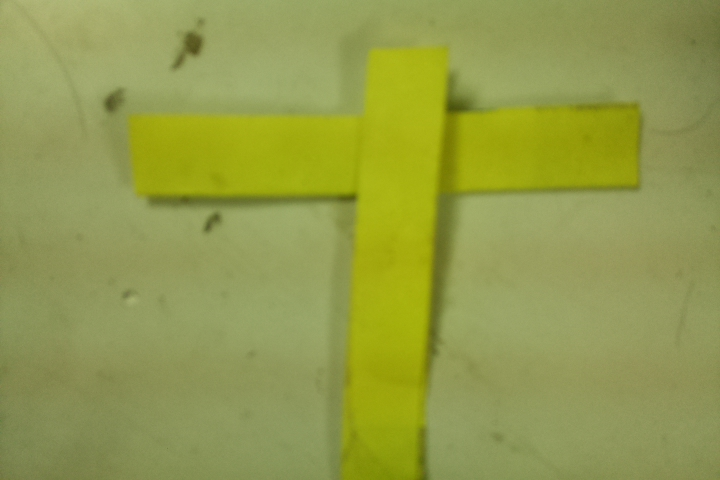
#> input picture ITSP/pythonCode/path1.jpg, 720 x 480 px
$ python ip.py   (older library calls are emulated)
#> lines starting #> are read from the running program, lines starting #| are printed output that depends on the picture; after the words box and inside, x2 and y2 are one past the last pixel; in counts of white or black regions, pixels touching at a corner belong together
import cv2
import numpy as np

def fn():
    print("Not executed")

#if __name__ == "__main__":
def getRegion(img):
#    img = cv2.imread('path1.jpg',1)
#    cv2.imshow('im color', img)
#    cv2.waitKey(2000)
    hsv = cv2.cvtColor(img, cv2.COLOR_BGR2HSV)

    h, s, v = cv2.split(hsv)
#    print("vmin:", np.amin(v), "vmax", np.amax(v))

    lower_color = np.array([0, 90, 30])
    upper_color = np.array([20, 255, 255])

    lower_color1 = np.array([155,90, 30])
    upper_color1 = np.array([180, 255, 255])
    mask1 = cv2.inRange(hsv, lower_color, upper_color)
    mask2 = cv2.inRange(hsv, lower_color1, upper_color1)
    mask = cv2.bitwise_or(mask1, mask2)
#    cv2.imshow('hhhhhhh', s)
    return(mask)

def applyMorpho(img, mode, l, rev = False):
    """Mode is 0 to get vertical 1 to get horiontal and 2 for both"""
    x = y = l #width of the path
    if mode == 0:
        x = 3
    elif mode == 1:
        y = 3
    else:
        pass
    kernel = np.ones((y,x), np.uint8)
    if (not rev):
        erosion = cv2.erode(img, kernel, iterations = 1)
        dilation = cv2.dilate(erosion, kernel, iterations = 1)
#        cv2.imshow('dilation', dilation)
        return dilation
    if rev:
        dilation = cv2.dilate(img, kernel, iterations = 1)
        erosion = cv2.erode(dilation, kernel, iterations = 1)
#        cv2.imshow('erosion', erosion)
        return erosion
#    return erosion

def contourDetect(img):
    size = 480, 720
    im = np.zeros(size, dtype = np.uint8)
    _, contours, hierarchy = cv2.findContours(img, mode=cv2.RETR_LIST, method=cv2.CHAIN_APPROX_SIMPLE)
    cv2.drawContours(im, contours, -1, (255, 255, 255),1)
#    cv2.imshow("imageCont", im)
    return contours

def rectDetect(contours):
    rectList = []
    size = 480, 720
    im = np.zeros(size, dtype = np.uint8)
    for cont in contours:
        rect = cv2.minAreaRect(cont)
        rectList.append(rect)
    for rec in rectList:
#        box = cv2.cv.BoxPoints(rec)
        box = cv2.boxPoints(rec) # for opencv3
        box = np.int0(box)
        cv2.drawContours(im,[box], 0, (255, 255, 255),1)
#    cv2.imshow("imageRect", im)
    rectList.sort(key = lambda r: r[1][0] * r[1][1], reverse = True)
    return rectList

if __name__ == "__main__":
    img = cv2.imread('path1.jpg',1)
#> img is the input picture: shape (480, 720, 3); mean B, G, R 75.1, 155.4, 147.1
    mask = getRegion(img)
#> in getRegion, `hsv = cv2.cvtColor(img, cv2.COLOR_BGR2HSV)`: hsv: shape (480, 720, 3); mean H, S, V 33.5, 130.6, 155.5
#> in getRegion, `h, s, v = cv2.split(hsv)`:
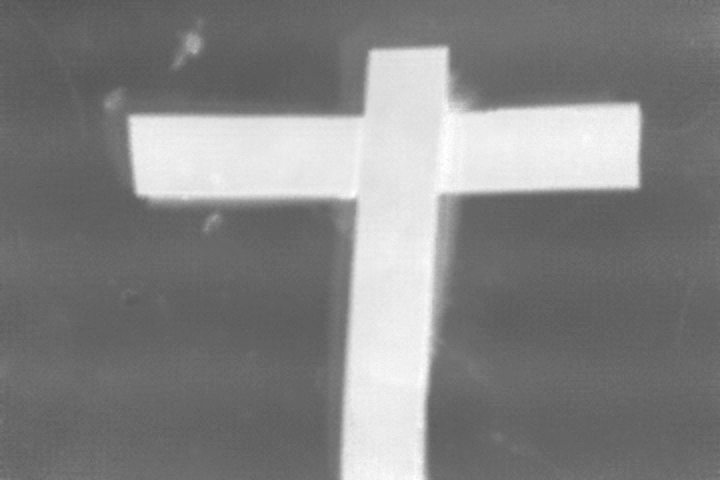
#> s: shape (480, 720); min 83, max 255, mean 130.6
#> in getRegion, `h, s, v = cv2.split(hsv)`:
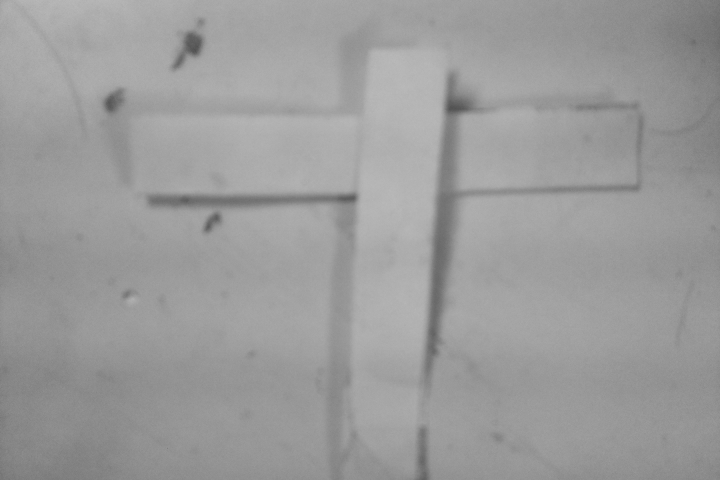
#> v: shape (480, 720); min 81, max 185, mean 155.5
#> in getRegion, `mask1 = cv2.inRange(hsv, lower_color, upper_color)`: mask1: shape (480, 720); every value is 0
    final1 = applyMorpho(mask.copy(), 7, 20, True)
    final = applyMorpho(final1.copy(), 1, 141)
    cnt = contourDetect(final.copy())
#> in contourDetect, `_, contours, hierarchy = cv2.findContours(img, mode=cv2.RETR_LIST, met..`: contours = []
#> cnt = []
    recList = rectDetect(cnt)
#> recList = []
    print (len(recList))
#| 0
    cv2.imshow('image', final)
    cv2.imshow('ima', mask)
    cv2.waitKey(4000)
    cv2.destroyAllWindows()

$ run again, with ITSP/pythonCode/image.jpg copied over ITSP/pythonCode/path1.jpg
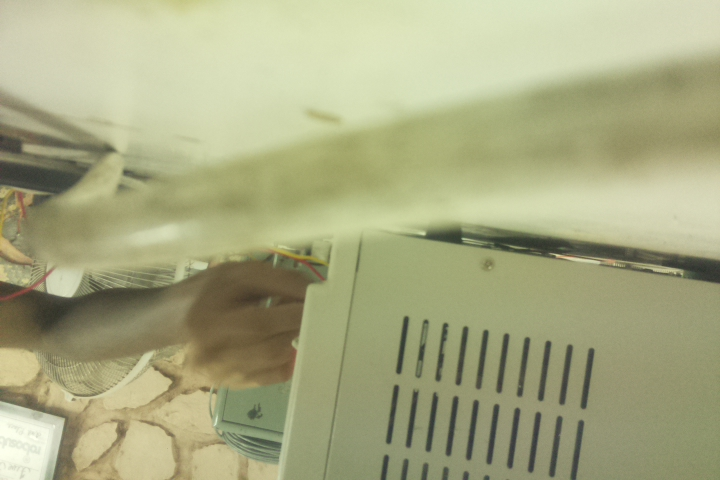
#> input picture ITSP/pythonCode/image.jpg, 720 x 480 px
#> img is the input picture: shape (480, 720, 3); mean B, G, R 130.5, 169.9, 168.3
#> hsv: shape (480, 720, 3); mean H, S, V 31.7, 63.4, 171.8
#> in getRegion, `mask1 = cv2.inRange(hsv, lower_color, upper_color)`:
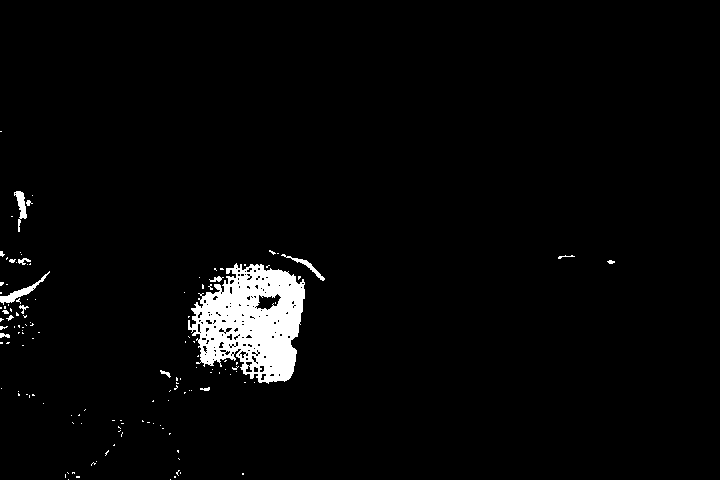
#> mask1: shape (480, 720); 3% white; 133 white regions (117 under 20 px), largest, box (x1, y1, x2, y2) and area: (188, 263, 305, 384) 8799, (0, 271, 50, 305) 303, (14, 191, 27, 232) 225
#> mask2: shape (480, 720); every value is 0
#> dilation: shape (480, 720); 10.6% white; 8 white regions, largest, box (x1, y1, x2, y2) and area: (56, 241, 335, 480) 25082, (0, 182, 60, 356) 7331, (0, 379, 54, 414) 1300
#> in applyMorpho, `erosion = cv2.erode(dilation, kernel, iterations = 1)`:
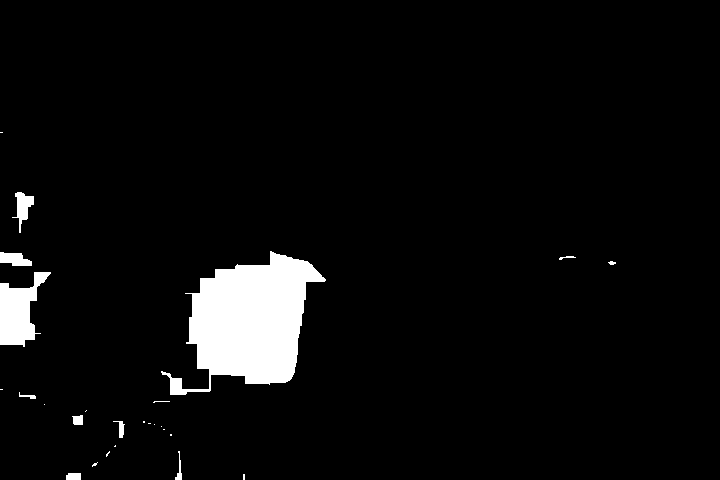
#> erosion: shape (480, 720); 4.7% white; 26 white regions (15 under 20 px), largest, box (x1, y1, x2, y2) and area: (161, 251, 326, 395) 12744, (0, 272, 51, 347) 2092, (12, 192, 34, 233) 390
#> contours = []
#| 0
